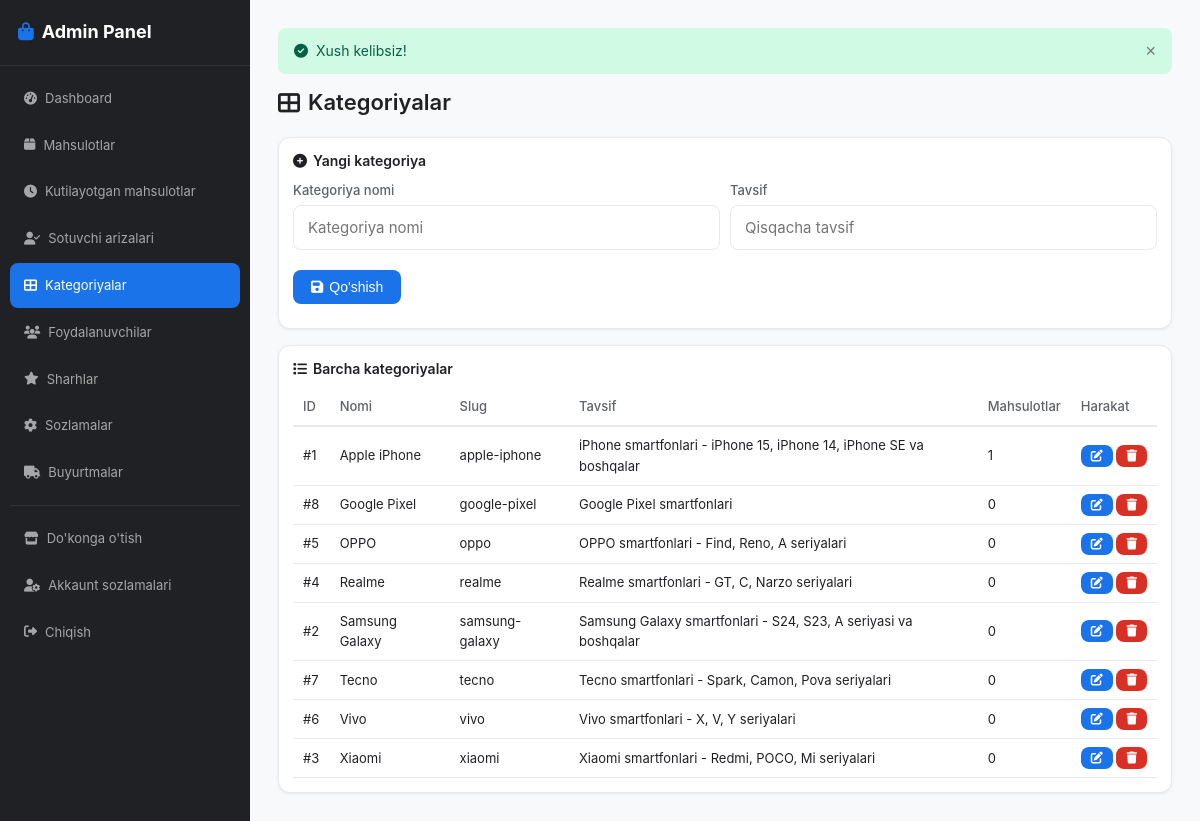
Screenshot of /admin/categories.php (signed in) with the database file from the repository.
### tables this page shows
CREATE TABLE categories (
    id INT AUTO_INCREMENT PRIMARY KEY,
    name VARCHAR(100) NOT NULL,
    slug VARCHAR(100) UNIQUE NOT NULL,
    description TEXT,
    image VARCHAR(255),
    created_at TIMESTAMP DEFAULT CURRENT_TIMESTAMP
);

### app/core/helpers.php (called while the page is built, shortened)
<?php
function flash(string $key, mixed $value = null): mixed {
    if (isset($_SESSION[$key])) {
        $val = $_SESSION[$key];
        return $val;
    }
    return null;
}

### config/config.php (called while the page is built, shortened)
<?php
spl_autoload_register(function ($className) {
    $paths = [
        __DIR__ . '/../app/core/' . $className . '.php',
        __DIR__ . '/../app/models/' . $className . '.php',
    ];
    foreach ($paths as $path) {
        if (file_exists($path)) {
            return;
        }
    }
});
require_once __DIR__ . '/../app/core/helpers.php';

### app/core/Database.php (called while the page is built, shortened)
<?php
class Database
{
    private static ?Database $instance = null;
    private mysqli $connection;
    private function __construct()
    {
        $xamppSocket = '/opt/lampp/var/mysql/mysql.sock';
        $connection = null;
        try {
            $connection = new mysqli(DB_HOST, DB_USER, DB_PASS, DB_NAME);
        } catch (Exception $e) {
            if (file_exists($xamppSocket)) {
                $connection = new mysqli(DB_HOST, DB_USER, DB_PASS, DB_NAME, 3306, $xamppSocket);
            }
        }
        $this->connection = $connection;
        $this->connection->set_charset('utf8mb4');
    }
    public static function getInstance(): Database
    {
        if (self::$instance === null) {
            self::$instance = new self();
        }
        return self::$instance;
    }
    public function query(string $sql, array $params = [], string $types = ''): mysqli_stmt|false
    {
        $stmt = $this->connection->prepare($sql);
        if (!empty($params)) {
            $stmt->bind_param($types, ...$params);
        }
        $stmt->execute();
        return $stmt;
    }
    public function fetchAll(string $sql, array $params = [], string $types = ''): array
    {
        $stmt = $this->query($sql, $params, $types);
        $result = $stmt->get_result();
        return $result->fetch_all(MYSQLI_ASSOC);
    }
}

### app/models/Category.php (called while the page is built, shortened)
<?php
class Category
{
    private Database $db;
    public function __construct()
    {
        $this->db = Database::getInstance();
    }
    public function getAll(): array
    {
        return $this->db->fetchAll(
            "SELECT c.*,
                    (SELECT COUNT(*) FROM products
                     WHERE category_id = c.id AND status = 'active') as product_count
             FROM categories c
             ORDER BY c.name ASC"
        );
    }
}

### admin/categories.php (the view, shortened to what this page needs)
<?php
require_once __DIR__ . '/../config/config.php';
$categoryModel = new Category();
$categories = $categoryModel->getAll();
require_once __DIR__ . '/../includes/admin_header.php';
?>
<div class="admin-header">
    <h1><i class="fas fa-th-large"></i> Kategoriyalar</h1>
</div>
<?php $editCat = null; if (isset($_GET['edit'])) $editCat = $categoryModel->getById((int)$_GET['edit']); ?>
<div class="admin-card">
    <h2><i class="fas <?= $editCat ? 'fa-edit' : 'fa-plus-circle' ?>"></i> <?= $editCat ? 'Kategoriyani tahrirlash' : 'Yangi kategoriya' ?></h2>
    <form method="POST">
        <div class="form-row">
            <div class="form-group">
                <label>Kategoriya nomi</label>
                <input type="text" name="name" required class="form-control" placeholder="Kategoriya nomi" value="<?= htmlspecialchars($editCat['name'] ?? '') ?>">
            </div>
            <div class="form-group">
                <label>Tavsif</label>
                <input type="text" name="description" class="form-control" placeholder="Qisqacha tavsif" value="<?= htmlspecialchars($editCat['description'] ?? '') ?>">
            </div>
            <div class="form-group" style="display:flex;align-items:flex-end;gap:6px;">
                <button type="submit" name="save_category" class="btn btn-primary">
                    <i class="fas fa-save"></i> <?= $editCat ? 'Yangilash' : 'Qo\'shish' ?>
                </button>
            </div>
        </div>
    </form>
</div>
<div class="admin-card">
    <h2><i class="fas fa-list"></i> Barcha kategoriyalar</h2>
    <div class="table-responsive">
        <table class="admin-table">
            <thead>
                <tr>
                    <th>ID</th>
                    <th>Nomi</th>
                    <th>Slug</th>
                    <th>Tavsif</th>
                    <th>Mahsulotlar</th>
                    <th>Harakat</th>
                </tr>
            </thead>
            <tbody>
                <?php foreach ($categories as $cat): ?>
                    <tr>
                        <td>#<?= $cat['id'] ?></td>
                        <td><?= htmlspecialchars($cat['name']) ?></td>
                        <td><?= htmlspecialchars($cat['slug'] ?? '') ?></td>
                        <td><?= htmlspecialchars($cat['description'] ?? '') ?></td>
                        <td><?= $cat['product_count'] ?></td>
                        <td style="white-space:nowrap">
                            <a href="?edit=<?= $cat['id'] ?>" class="btn btn-sm btn-primary"><i class="fas fa-edit"></i></a>
                            <form method="POST" style="display:inline" onsubmit="return confirm('O\'chirilsinmi?')">
                                <button type="submit" name="delete_category" class="btn btn-sm btn-danger">
                                    <i class="fas fa-trash"></i>
                                </button>
                            </form>
                        </td>
                    </tr>
                <?php endforeach; ?>
            </tbody>
        </table>
    </div>
</div>
<?php require_once __DIR__ . '/../includes/admin_footer.php'; ?>

### includes/admin_header.php (shortened to what this page needs)
?><!DOCTYPE html>
<html lang="uz">
<head>
    <link rel="stylesheet" href="https://cdnjs.cloudflare.com/ajax/libs/font-awesome/6.5.1/css/all.min.css">
    <link rel="stylesheet" href="<?= SITE_URL ?>/links/style/main.css?v=<?= filemtime(__DIR__ . '/../links/style/main.css') ?>">
</head>
<body class="admin-body">
<div class="admin-layout">
    <aside class="admin-sidebar">
        <div class="sidebar-header">
            <a href="<?= SITE_URL ?>/admin/index.php" class="sidebar-logo">
                <i class="fas fa-shopping-bag"></i>
                <span>Admin Panel</span>
            </a>
        </div>
        <nav class="sidebar-nav">
            <a href="<?= SITE_URL ?>/admin/index.php"
               class="<?= basename($_SERVER['PHP_SELF']) == 'index.php' ? 'active' : '' ?>">
                <i class="fas fa-tachometer-alt"></i> Dashboard
            </a>
            <a href="<?= SITE_URL ?>/admin/products.php"
               class="<?= basename($_SERVER['PHP_SELF']) == 'products.php' ? 'active' : '' ?>">
                <i class="fas fa-box"></i> Mahsulotlar
            </a>
            <a href="<?= SITE_URL ?>/admin/pending_products.php"
               class="<?= basename($_SERVER['PHP_SELF']) == 'pending_products.php' ? 'active' : '' ?>">
                <i class="fas fa-clock"></i> Kutilayotgan mahsulotlar
            </a>
            <a href="<?= SITE_URL ?>/admin/seller_requests.php"
               class="<?= basename($_SERVER['PHP_SELF']) == 'seller_requests.php' ? 'active' : '' ?>">
                <i class="fas fa-user-check"></i> Sotuvchi arizalari
            </a>
            <a href="<?= SITE_URL ?>/admin/categories.php"
               class="<?= basename($_SERVER['PHP_SELF']) == 'categories.php' ? 'active' : '' ?>">
                <i class="fas fa-th-large"></i> Kategoriyalar
            </a>
            <a href="<?= SITE_URL ?>/admin/users.php"
               class="<?= basename($_SERVER['PHP_SELF']) == 'users.php' ? 'active' : '' ?>">
                <i class="fas fa-users"></i> Foydalanuvchilar
            </a>
            <a href="<?= SITE_URL ?>/admin/reviews.php"
               class="<?= basename($_SERVER['PHP_SELF']) == 'reviews.php' ? 'active' : '' ?>">
                <i class="fas fa-star"></i> Sharhlar
            </a>
            <a href="<?= SITE_URL ?>/admin/settings.php"
               class="<?= basename($_SERVER['PHP_SELF']) == 'settings.php' ? 'active' : '' ?>">
                <i class="fas fa-cog"></i> Sozlamalar
            </a>
            <a href="<?= SITE_URL ?>/admin/orders.php"
               class="<?= basename($_SERVER['PHP_SELF']) == 'orders.php' ? 'active' : '' ?>">
                <i class="fas fa-truck"></i> Buyurtmalar
            </a>
            <hr>
            <a href="<?= SITE_URL ?>/index.php"><i class="fas fa-store"></i> Do'konga o'tish</a>
            <a href="<?= SITE_URL ?>/users/profile.php"><i class="fas fa-user-cog"></i> Akkaunt sozlamalari</a>
            <a href="<?= SITE_URL ?>/users/logout.php"><i class="fas fa-sign-out-alt"></i> Chiqish</a>
        </nav>
    </aside>
    <div class="admin-content">
        <?php
        $success = flash('success');
        if ($success): ?>
            <div class="alert alert-success">
                <i class="fas fa-check-circle"></i> <?= htmlspecialchars($success) ?>
                <button onclick="this.parentElement.remove()">&times;</button>
            </div>
        <?php endif; ?>

### includes/admin_footer.php (shortened to what this page needs)
    </div>
</div>
</body>
</html>

### links/style/main.css (style rules this page uses)
:root { --primary: #1a73e8; --primary-dark: #1557b0; --primary-light: #e8f0fe; --primary-gradient: linear-gradient(135deg, #1a73e8, #0d47a1); --success: #0f9d58; --danger: #d93025; --warning: #f9ab00; --info: #4285f4; --text: #202124; --text-secondary: #5f6368; --text-muted: #9aa0a6; --border: #e8eaed; --bg: #ffffff; --bg-secondary: #f8f9fa; --bg-card: #ffffff; --shadow-sm: 0 1px 3px rgba(0,0,0,0.08); --shadow: 0 2px 8px rgba(0,0,0,0.1); --shadow-lg: 0 8px 24px rgba(0,0,0,0.12); --radius: 12px; --radius-sm: 8px; --radius-lg: 16px; }
*, *::before, *::after { box-sizing: border-box; margin: 0; padding: 0; }
html { scroll-behavior: smooth; }
body { font-family: -apple-system, BlinkMacSystemFont, 'Segoe UI', Roboto, Oxygen, Ubuntu, sans-serif; background: var(--bg-secondary); color: var(--text); line-height: 1.6; min-height: 100vh; display: flex; flex-direction: column; }
a { text-decoration: none; color: inherit; }
h1, h2, h3, h4 { font-weight: 600; line-height: 1.3; }
h1 { font-size: 28px; }
h2 { font-size: 22px; }
.btn { display: inline-flex; align-items: center; justify-content: center; gap: 6px; padding: 9px 18px; border-radius: var(--radius-sm); font-size: 14px; font-weight: 500; border: none; cursor: pointer; transition: all 0.2s; text-decoration: none; }
.btn-primary { background: var(--primary); color: #fff; }
.btn-danger { background: var(--danger); color: #fff; }
.btn-sm { padding: 5px 10px; font-size: 12px; }
.form-row { display: grid; grid-template-columns: 1fr 1fr; gap: 10px; }
.form-group { margin-bottom: 10px; }
.form-group label { display: block; font-size: 13px; font-weight: 500; color: var(--text-secondary); margin-bottom: 4px; }
.form-control { width: 100%; padding: 12px 14px; border: 1.5px solid var(--border); border-radius: var(--radius-sm); font-size: 15px; transition: border-color 0.2s; outline: none; font-family: inherit; }
.alert { padding: 12px 16px; border-radius: var(--radius-sm); margin-bottom: 14px; display: flex; align-items: center; gap: 8px; font-size: 14px; position: relative; }
.alert button { margin-left: auto; background: none; border: none; font-size: 18px; cursor: pointer; opacity: 0.5; }
.alert-success { background: #d1fae5; color: #065f46; }
.admin-body { display: block; }
.admin-layout { display: flex; min-height: 100vh; }
.admin-sidebar { width: 250px; background: var(--text); color: #fff; position: fixed; top: 0; left: 0; bottom: 0; overflow-y: auto; z-index: 200; }
.sidebar-header { padding: 18px; border-bottom: 1px solid rgba(255,255,255,0.08); }
.sidebar-logo { display: flex; align-items: center; gap: 8px; font-size: 18px; font-weight: 700; color: #fff; }
.sidebar-logo i { color: var(--primary); }
.sidebar-nav { padding: 10px; }
.sidebar-nav a { display: flex; align-items: center; gap: 8px; padding: 12px 14px; border-radius: var(--radius-sm); font-size: 13px; color: rgba(255,255,255,0.6); transition: all 0.2s; margin-bottom: 2px; }
.sidebar-nav a.active { background: var(--primary); color: #fff; }
.sidebar-nav hr { border: none; border-top: 1px solid rgba(255,255,255,0.08); margin: 10px 0; }
.admin-content { margin-left: 250px; flex: 1; padding: 28px; min-height: 100vh; }
.admin-header { display: flex; justify-content: space-between; align-items: center; margin-bottom: 20px; }
.admin-header h1 { font-size: 22px; display: flex; align-items: center; gap: 8px; }
.admin-card { background: var(--bg-card); border-radius: var(--radius); padding: 14px; box-shadow: var(--shadow-sm); margin-bottom: 16px; border: 1px solid var(--border); }
.admin-card h2 { font-size: 14px; margin-bottom: 10px; display: flex; align-items: center; gap: 6px; }
.table-responsive { overflow-x: auto; }
.admin-table { width: 100%; border-collapse: collapse; font-size: 13px; }
.admin-table th { text-align: left; padding: 8px 10px; font-weight: 500; color: var(--text-secondary); border-bottom: 2px solid var(--border); white-space: nowrap; }
.admin-table td { padding: 8px 10px; border-bottom: 1px solid var(--border); vertical-align: middle; }

### rows the page displays
categories: id "1", name "Apple iPhone", slug "apple-iphone", description "iPhone smartfonlari - iPhone 15, iPhone 14, iPhone SE va boshqalar", product_count "1"
categories: id "8", name "Google Pixel", slug "google-pixel", description "Google Pixel smartfonlari", product_count "0"
categories: id "5", name "OPPO", slug "oppo", description "OPPO smartfonlari - Find, Reno, A seriyalari", product_count "0"
categories: id "4", name "Realme", slug "realme", description "Realme smartfonlari - GT, C, Narzo seriyalari", product_count "0"
categories: id "2", name "Samsung Galaxy", slug "samsung-galaxy", description "Samsung Galaxy smartfonlari - S24, S23, A seriyasi va boshqalar", product_count "0"
categories: id "7", name "Tecno", slug "tecno", description "Tecno smartfonlari - Spark, Camon, Pova seriyalari", product_count "0"
categories: id "6", name "Vivo", slug "vivo", description "Vivo smartfonlari - X, V, Y seriyalari", product_count "0"
categories: id "3", name "Xiaomi", slug "xiaomi", description "Xiaomi smartfonlari - Redmi, POCO, Mi seriyalari", product_count "0"

### other values shown
$success "Xush kelibsiz!"
